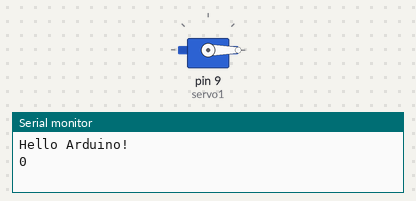
This sketch was run on a simulated Arduino Uno, built with avr-gcc and run on an emulated ATmega328P. On the bench: servo, the last lines printed to the serial monitor.

Above: at 0.05 s.
At 1.8 s:
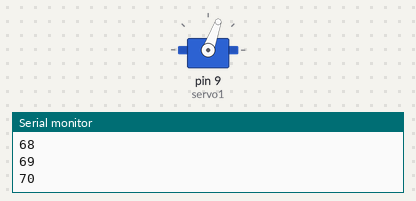
At 3.55 s:
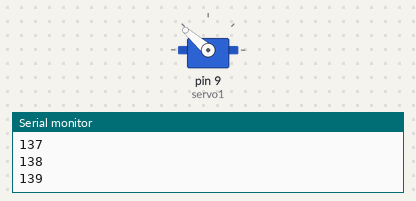
At 7.05 s:
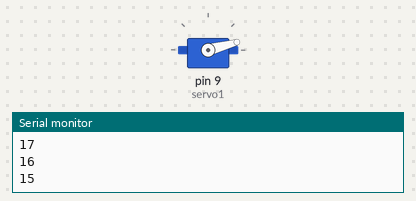
Timing chart, 0 to 9.7 s (numbered marks = the images above):
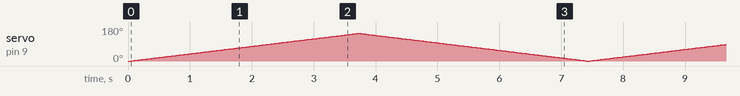

The sketch:

servo_q1.ino
```cpp
#include <Servo.h>

int delaytime = 25;

Servo servo1;
int q1min = 0;    //手先を閉じた状態
int q1max = 146;  //壁に接触

void setup() {
    Serial.begin(9600);
    Serial.println("Hello Arduino!");

    servo1.attach(9);
    servo1.write(q1min);
    delay(delaytime);
}

void loop() {
    for (int i = q1min; i <= q1max; i++) {
        servo1.write(i);
        Serial.println(i);
        delay(delaytime);
    }
    for (int i = q1max; i >= q1min; i--) {
        servo1.write(i);
        Serial.println(i);
        delay(delaytime);
    }
}
```
